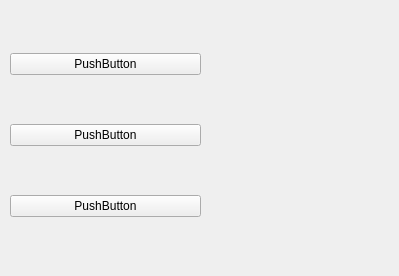
<?xml version="1.0" encoding="UTF-8"?>
<ui version="4.0">
 <class>Widget</class>
 <widget class="QWidget" name="Widget">
  <property name="geometry">
   <rect>
    <x>0</x>
    <y>0</y>
    <width>399</width>
    <height>276</height>
   </rect>
  </property>
  <property name="windowTitle">
   <string>Widget</string>
  </property>
  <widget class="QWidget" name="verticalLayoutWidget">
   <property name="geometry">
    <rect>
     <x>10</x>
     <y>10</y>
     <width>191</width>
     <height>251</height>
    </rect>
   </property>
   <layout class="QVBoxLayout" name="verticalLayout">
    <item>
     <widget class="QPushButton" name="pushButton">
      <property name="text">
       <string>PushButton</string>
      </property>
     </widget>
    </item>
    <item>
     <widget class="QPushButton" name="pushButton_3">
      <property name="text">
       <string>PushButton</string>
      </property>
     </widget>
    </item>
    <item>
     <widget class="QPushButton" name="pushButton_2">
      <property name="text">
       <string>PushButton</string>
      </property>
     </widget>
    </item>
   </layout>
  </widget>
 </widget>
 <resources/>
 <connections/>
</ui>
